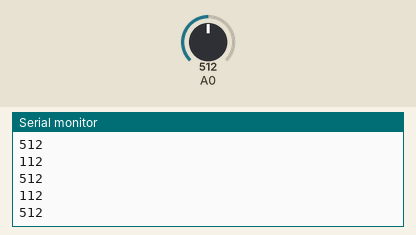
Recording of a sketch running on a simulated Arduino Uno, built with avr-gcc and run on an emulated ATmega328P. On the bench: the last lines printed to the serial monitor. Inputs (shaded band) come from the test bench; at power-on: A0 = 512.

Above: at 1.2 s.
1.3 s: A0 set to 716
At 2.0 s:
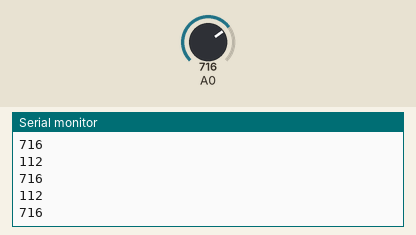
2.8 s: A0 set to 900
At 3.4 s:
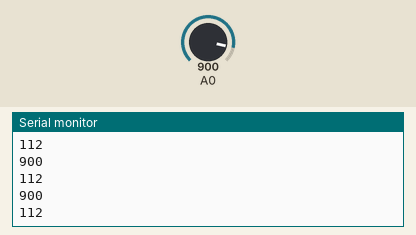
Timing chart, 0 to 5.8 s (numbered marks = the images above; inputs shaded):
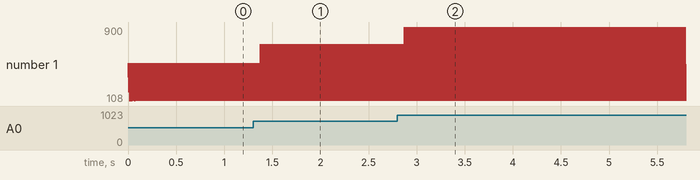

Measured:
- after the input at 1.3 s, the serial monitor: prints a new line after 0.07 s (image 1)
- after the input at 2.8 s, the serial monitor: prints a new line after 0.07 s (image 2)
- plotted number 1: 112 → 716 after the input at 1.3 s, 716 → 900 after the input at 2.8 s

The sketch:

Tarea_1.1.ino
```cpp
unsigned long t1;
unsigned long t2;

void setup() {
  Serial.begin(9600);
}

void loop() {
  t1 = micros();
  int sensorValue = analogRead(A0); // 110us aproximado, considerando que micros() y las asignaciones toma tiempo
  t2 = micros() - t1;
  Serial.println(sensorValue);
  Serial.println(t2);
}
```
